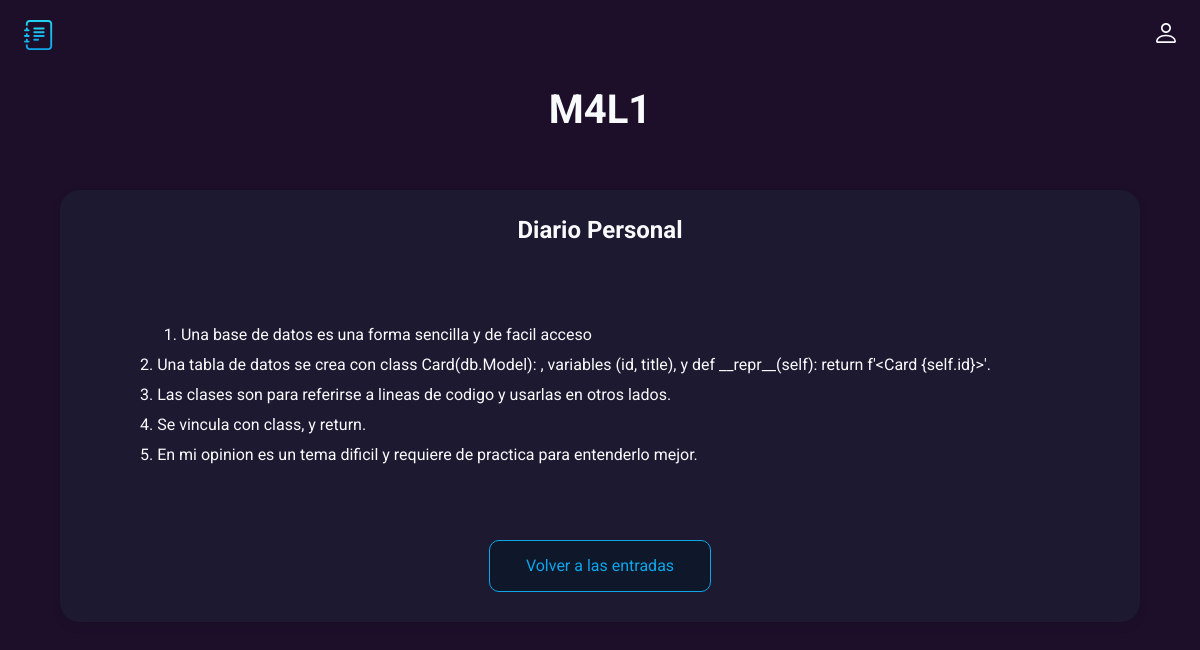
/card/1, run on the app's committed database.
### main.py (models this page shows, shortened)
class Card(db.Model):
    id = db.Column(db.Integer, primary_key=True)
    title = db.Column(db.String(100), nullable=False)
    subtitle = db.Column(db.String(300), nullable=False)
    text = db.Column(db.Text, nullable=False)

### main.py (the view)
@app.route('/card/<int:id>')
def card(id):
    card = Card.query.get(id)
    return render_template('card.html', card=card)

### templates/card.html (shortened to what this page needs)
<!doctype html>
<html lang="en">
<head>
  <link rel="stylesheet" href="../static/css/style.css">
</head>
<body>
  <header class="header">
    <img src="../static/img/logo.svg" alt="logo" width="30" height="30">
    <ul class="main-list">
        <li class="list__item">
          <a href="">
            <img src="../static/img/login.svg" alt="login" width="20" height="20">
          </a>
    </ul>
  </header>
  <main class="main">
    {% block content %}
    <h1 class="main__title">{{card.title}}</h1>
    <div class="main__block">
      <h2 class="main__subtitle">{{card.subtitle}}</h2>
      <div class="main__text">
      {{card.text}}
      </div>
      <a class="main__link" href="/">Volver a las entradas</a>
    </div>
  </main>
  {% endblock %}
</body>
</html>

### static/css/style.css (style rules this page uses)
body { margin: 0; padding: 0; font-family: 'Roboto', sans-serif; font-size: 16px; line-height: 20px; background-color: #1d0f2a; color: #F8FAFC; }
h1, h2, p { margin: 0; }
img { object-fit: contain; }
a { text-decoration: none; color: inherit; transition: 0.2s; }
ul { list-style: none; margin: 0; padding: 0; }
.header { display: flex; justify-content: space-between; align-items: center; padding: 20px 2%; margin-bottom: 30px; }
.main-list { display: flex; align-items: center; gap: 20px; }
.main__title { font-size: 40px; text-align: center; margin-bottom: 70px; }
.main { padding: 0 5%; }
.main__block { background: rgba(30, 41, 59, 0.4); border-radius: 20px; box-shadow: 0px 4px 10px rgba(0, 0, 0, 0.1); padding: 30px 80px; display: flex; flex-direction: column; align-items: center; }
.main__subtitle { text-align: center; margin-bottom: 50px; }
.main__text { line-height: 30px; margin-bottom: 40px; white-space: pre-wrap; align-self: flex-start; }
.main__link { display: block; border: 1px solid rgba(14, 165, 233, 1); background: #0F172A; border-radius: 10px; color: rgba(14, 165, 233, 1); padding: 15px 10px; font: inherit; width: 200px; text-align: center; cursor: pointer; transition: 0.2s; }

### data on the page
Card: title "M4L1", subtitle "Diario Personal", text "1. Una base de datos es una forma sencilla y de facil acceso 2. Una tabla de datos se crea con class Card(db.Model): , variables (id, title), y def __repr__(self): return f'<Card {self.id}>'. 3. Las clases son para referirse a lineas de codigo y usarlas en otros lados. 4. Se vincula con class, y return. 5. En mi opinion es un tema dificil y requiere de practica para entenderlo mejor."
